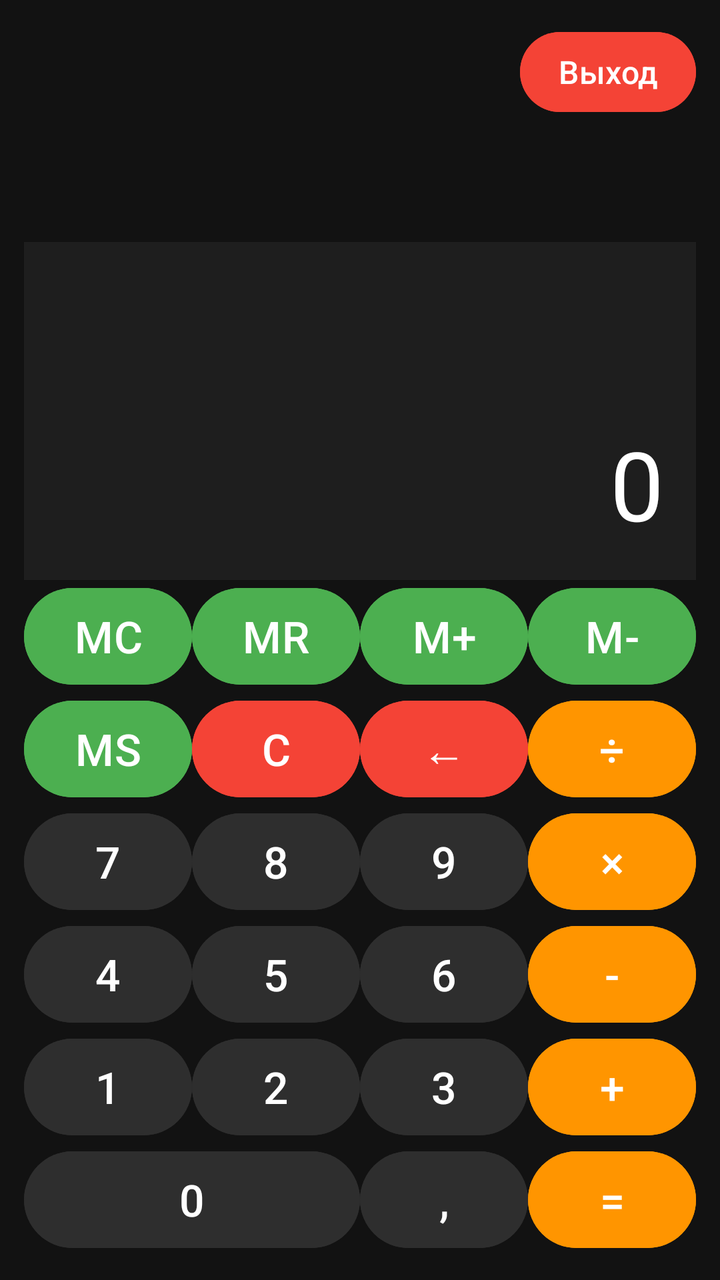
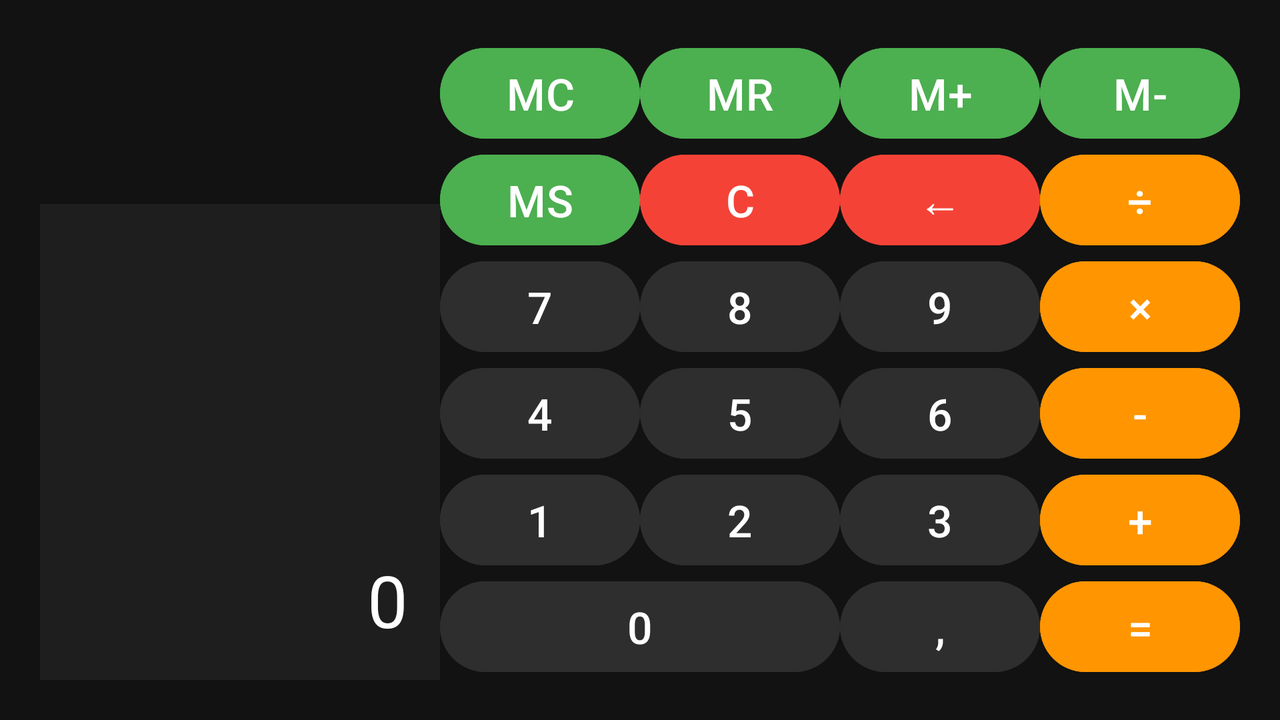

Compare how this app lays out the same screen by default and in its alternative resource folder. The renders come first, then the two layout files and the values they reference.
<!-- AndroidManifest.xml: application theme Theme.LABA1 -->
<!-- res/layout/activity_main.xml -->
<?xml version="1.0" encoding="utf-8"?>
<LinearLayout
    xmlns:android="http://schemas.android.com/apk/res/android"
    android:background="@color/bg"
    android:orientation="vertical"
    android:padding="12dp"
    android:fitsSystemWindows="true"
    android:layout_width="match_parent"
    android:layout_height="match_parent">

    <Button
        android:layout_width="wrap_content"
        android:layout_height="wrap_content"
        android:layout_gravity="end"
        android:text="@string/exit"
        android:onClick="onExitClick"
        android:textAllCaps="false"
        android:backgroundTint="@color/control"
        android:textColor="@color/text"
        android:textSize="16sp"
        android:paddingLeft="16dp"
        android:paddingRight="16dp"/>

    <TextView
        android:id="@+id/tvExpression"
        android:layout_width="match_parent"
        android:layout_height="61dp"
        android:focusable="false"
        android:gravity="end"
        android:padding="8dp"
        android:text=""
        android:textColor="@color/text"
        android:textSize="24sp" />

    <TextView
        android:id="@+id/tvDisplay"
        android:background="@color/display"
        android:textColor="@color/text"
        android:text="0"
        android:textSize="48sp"
        android:gravity="end|bottom"
        android:padding="16dp"
        android:layout_width="match_parent"
        android:layout_height="0dp"
        android:layout_weight="1"
        android:focusable="false"/>

    <GridLayout
        android:layout_width="match_parent"
        android:layout_height="0dp"
        android:layout_weight="2"
        android:columnCount="4">

        <Button style="@style/memoryBtn" android:text="MC" android:onClick="onMemoryClick"/>
        <Button style="@style/memoryBtn" android:text="MR" android:onClick="onMemoryClick"/>
        <Button style="@style/memoryBtn" android:text="M+" android:onClick="onMemoryClick"/>
        <Button style="@style/memoryBtn" android:text="M-" android:onClick="onMemoryClick"/>

        <Button style="@style/memoryBtn" android:text="MS" android:onClick="onMemoryClick"/>
        <Button style="@style/controlBtn" android:text="C" android:onClick="onClearClick"/>
        <Button style="@style/controlBtn" android:text="←" android:onClick="onBackspaceClick"/>
        <Button style="@style/operatorBtn" android:text="÷" android:onClick="onOperatorClick"/>

        <Button style="@style/digitBtn" android:text="7" android:onClick="onNumberClick"/>
        <Button style="@style/digitBtn" android:text="8" android:onClick="onNumberClick"/>
        <Button style="@style/digitBtn" android:text="9" android:onClick="onNumberClick"/>
        <Button style="@style/operatorBtn" android:text="×" android:onClick="onOperatorClick"/>

        <Button style="@style/digitBtn" android:text="4" android:onClick="onNumberClick"/>
        <Button style="@style/digitBtn" android:text="5" android:onClick="onNumberClick"/>
        <Button style="@style/digitBtn" android:text="6" android:onClick="onNumberClick"/>
        <Button style="@style/operatorBtn" android:text="-" android:onClick="onOperatorClick"/>

        <Button style="@style/digitBtn" android:text="1" android:onClick="onNumberClick"/>
        <Button style="@style/digitBtn" android:text="2" android:onClick="onNumberClick"/>
        <Button style="@style/digitBtn" android:text="3" android:onClick="onNumberClick"/>
        <Button style="@style/operatorBtn" android:text="+" android:onClick="onOperatorClick"/>

        <Button style="@style/digitBtn" android:layout_columnSpan="2" android:text="0" android:onClick="onNumberClick"/>
        <Button style="@style/digitBtn" android:text="," android:onClick="onDecimalClick"/>
        <Button style="@style/operatorBtn" android:text="=" android:onClick="onEqualsClick"/>
    </GridLayout>

</LinearLayout>
<!-- resources referenced by this layout -->
<resources>
  <color name="bg">#121212</color>
  <color name="control">#F44336</color>
  <color name="display">#1E1E1E</color>
  <color name="text">#FFFFFF</color>
  <string name="exit">Выход</string>
  <style name="controlBtn" parent="baseBtn">
          <item name="android:backgroundTint">@color/control</item>
      </style>
  <style name="digitBtn" parent="baseBtn">
          <item name="android:backgroundTint">@color/digit</item>
      </style>
  <style name="memoryBtn" parent="baseBtn">
          <item name="android:backgroundTint">@color/memory</item>
      </style>
  <style name="operatorBtn" parent="baseBtn">
          <item name="android:backgroundTint">@color/operator</item>
      </style>
  <style name="Theme.LABA1" parent="Base.Theme.LABA1" />
  <style name="baseBtn">
          <item name="android:layout_width">0dp</item>
          <item name="android:layout_height">0dp</item>
          <item name="android:layout_columnWeight">1</item>
          <item name="android:layout_rowWeight">1</item>
          <item name="android:textColor">@color/text</item>
          <item name="android:textSize">22sp</item>
      </style>
  <color name="digit">#2E2E2E</color>
  <color name="memory">#4CAF50</color>
  <color name="operator">#FF9500</color>
  <style name="Base.Theme.LABA1" parent="Theme.Material3.DayNight.NoActionBar">
          
          
      </style>
</resources>
<!-- res/layout-land/activity_main.xml (the repository's variant of the layout above) -->
<!-- drawn on the phone turned sideways -->
<?xml version="1.0" encoding="utf-8"?>
<LinearLayout
    xmlns:android="http://schemas.android.com/apk/res/android"
    android:background="@color/bg"
    android:orientation="horizontal"
    android:fitsSystemWindows="true"
    android:baselineAligned="false"
    android:padding="20dp"
    android:layout_width="match_parent"
    android:layout_height="match_parent">

    <LinearLayout
        android:orientation="vertical"
        android:layout_width="0dp"
        android:layout_weight="1"
        android:layout_height="match_parent">

        <TextView
            android:id="@+id/tvExpression"
            android:layout_width="match_parent"
            android:layout_height="82dp"
            android:focusable="false"
            android:gravity="end"
            android:padding="8dp"
            android:text=""
            android:textColor="@color/text"
            android:textSize="24sp" />

        <TextView
            android:id="@+id/tvDisplay"
            android:background="@color/display"
            android:textColor="@color/text"
            android:text="0"
            android:textSize="36sp"
            android:gravity="end|bottom"
            android:padding="16dp"
            android:layout_width="match_parent"
            android:layout_height="0dp"
            android:layout_weight="1"
            android:focusable="false"/>
    </LinearLayout>

    <GridLayout
        android:layout_width="0dp"
        android:layout_weight="2"
        android:layout_height="match_parent"
        android:columnCount="4">

        <Button style="@style/memoryBtn" android:text="MC" android:onClick="onMemoryClick"/>
        <Button style="@style/memoryBtn" android:text="MR" android:onClick="onMemoryClick"/>
        <Button style="@style/memoryBtn" android:text="M+" android:onClick="onMemoryClick"/>
        <Button style="@style/memoryBtn" android:text="M-" android:onClick="onMemoryClick"/>

        <Button style="@style/memoryBtn" android:text="MS" android:onClick="onMemoryClick"/>
        <Button style="@style/controlBtn" android:text="C" android:onClick="onClearClick"/>
        <Button style="@style/controlBtn" android:text="←" android:onClick="onBackspaceClick"/>
        <Button style="@style/operatorBtn" android:text="÷" android:onClick="onOperatorClick"/>

        <Button style="@style/digitBtn" android:text="7" android:onClick="onNumberClick"/>
        <Button style="@style/digitBtn" android:text="8" android:onClick="onNumberClick"/>
        <Button style="@style/digitBtn" android:text="9" android:onClick="onNumberClick"/>
        <Button style="@style/operatorBtn" android:text="×" android:onClick="onOperatorClick"/>

        <Button style="@style/digitBtn" android:text="4" android:onClick="onNumberClick"/>
        <Button style="@style/digitBtn" android:text="5" android:onClick="onNumberClick"/>
        <Button style="@style/digitBtn" android:text="6" android:onClick="onNumberClick"/>
        <Button style="@style/operatorBtn" android:text="-" android:onClick="onOperatorClick"/>

        <Button style="@style/digitBtn" android:text="1" android:onClick="onNumberClick"/>
        <Button style="@style/digitBtn" android:text="2" android:onClick="onNumberClick"/>
        <Button style="@style/digitBtn" android:text="3" android:onClick="onNumberClick"/>
        <Button style="@style/operatorBtn" android:text="+" android:onClick="onOperatorClick"/>

        <Button style="@style/digitBtn" android:layout_columnSpan="2" android:text="0" android:onClick="onNumberClick"/>
        <Button style="@style/digitBtn" android:text="," android:onClick="onDecimalClick"/>
        <Button style="@style/operatorBtn" android:text="=" android:onClick="onEqualsClick"/>
    </GridLayout>

</LinearLayout>
<!-- resources referenced by the variant -->
<!-- as the phone turned sideways resolves them -->
<resources>
  <color name="bg">#121212</color>
  <color name="display">#1E1E1E</color>
  <color name="text">#FFFFFF</color>
  <style name="controlBtn" parent="baseBtn">
          <item name="android:backgroundTint">@color/control</item>
      </style>
  <style name="digitBtn" parent="baseBtn">
          <item name="android:backgroundTint">@color/digit</item>
      </style>
  <style name="memoryBtn" parent="baseBtn">
          <item name="android:backgroundTint">@color/memory</item>
      </style>
  <style name="operatorBtn" parent="baseBtn">
          <item name="android:backgroundTint">@color/operator</item>
      </style>
  <style name="Theme.LABA1" parent="Base.Theme.LABA1" />
  <style name="baseBtn">
          <item name="android:layout_width">0dp</item>
          <item name="android:layout_height">0dp</item>
          <item name="android:layout_columnWeight">1</item>
          <item name="android:layout_rowWeight">1</item>
          <item name="android:textColor">@color/text</item>
          <item name="android:textSize">22sp</item>
      </style>
  <color name="control">#F44336</color>
  <color name="digit">#2E2E2E</color>
  <color name="memory">#4CAF50</color>
  <color name="operator">#FF9500</color>
  <style name="Base.Theme.LABA1" parent="Theme.Material3.DayNight.NoActionBar">
          
          
      </style>
</resources>
